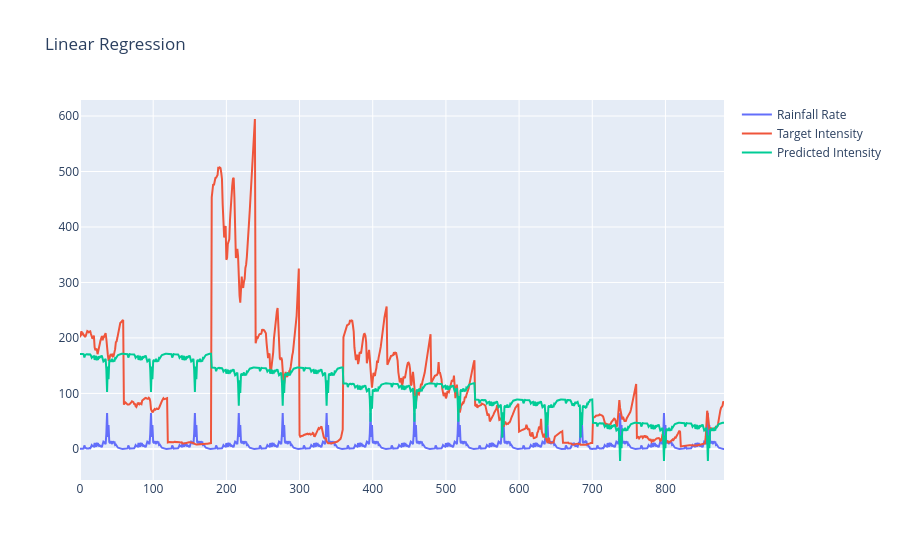
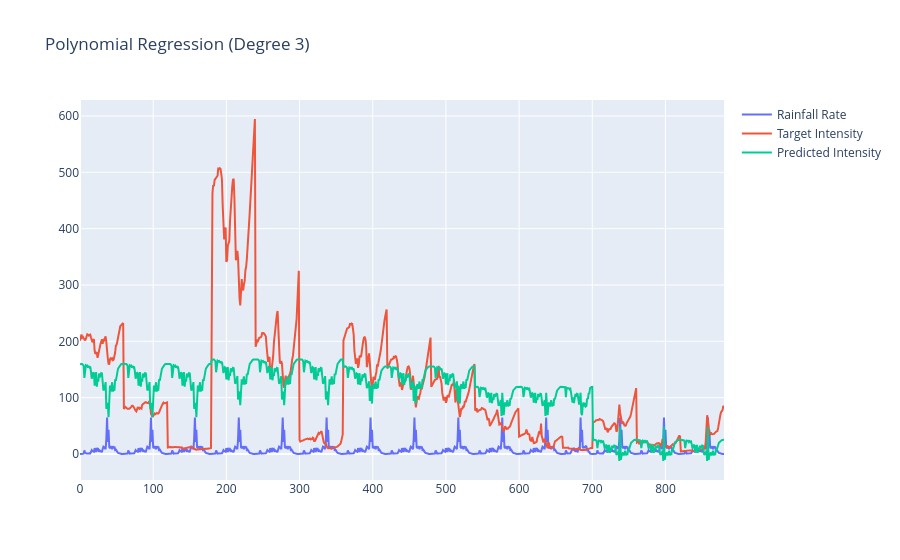
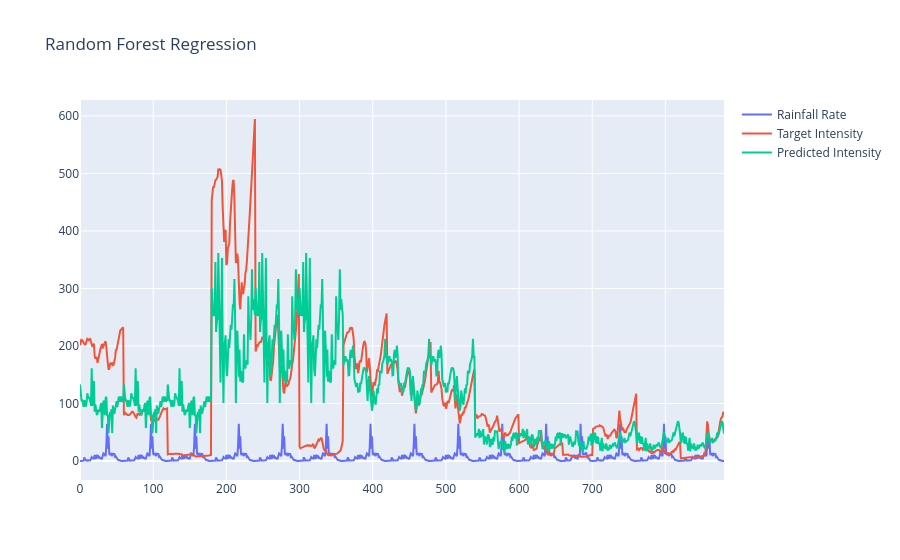
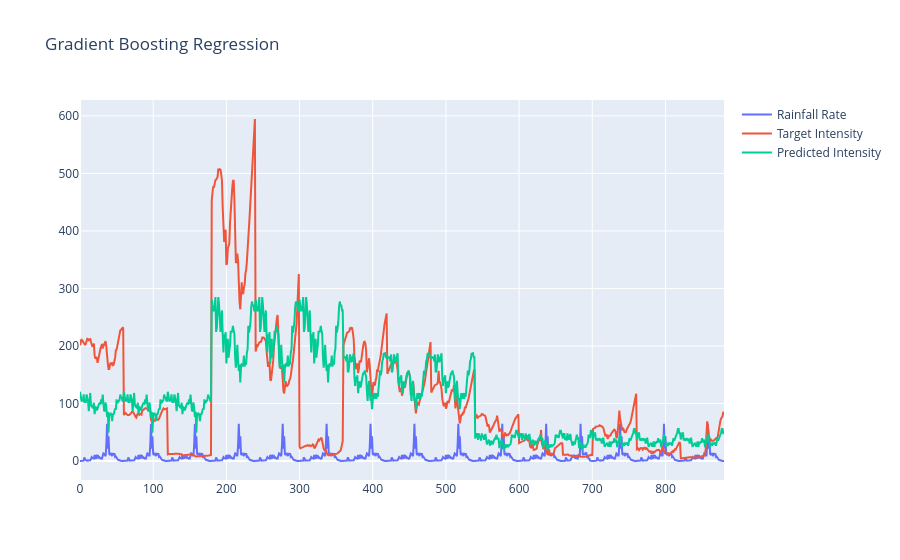

Here is the notebook cell these charts were saved with, in order:
### Code cell
# Feature Engineering
# regression_data['rainfall_rate_squared'] = df['rainfall_rate']**2
# df['range_squared'] = df['range']**2
# df['interaction'] = df['rainfall_rate'] * df['range']

# Define features and target
X = regression_data[
    ["rainfall_rate", "distance"]  ###### reflectiviy!!!!!
]  # , 'range', 'reflectivity', 'rainfall_rate_squared', 'range_squared', 'interaction']]
y = regression_data["target_intensity"]

# Split data into training and testing sets
X_train, X_test, y_train, y_test = train_test_split(X, y, test_size=0.1, random_state=42)

# List of models to evaluate
models = [
    ("Linear Regression", LinearRegression()),
    ("Polynomial Regression (Degree 3)", make_pipeline(PolynomialFeatures(degree=2), LinearRegression())),
    ("Random Forest Regression", RandomForestRegressor(n_estimators=100, random_state=42)),
    ("Gradient Boosting Regression", GradientBoostingRegressor(n_estimators=100, random_state=42)),
    ("Support Vector Regression", make_pipeline(StandardScaler(), SVR(kernel="rbf"))),
]

# Loop over models and evaluate
results = []
for name, model in models:
    model.fit(X_train, y_train)
    y_pred = model.predict(X_test)

    mse = mean_squared_error(y_test, y_pred)
    rmse = np.sqrt(mse)
    r2 = r2_score(y_test, y_pred)

    results.append((name, rmse, r2))

    print(f"{name} - RMSE: {rmse}, R-squared: {r2}")

    # Plot the results
    fig = go.Figure()
    fig.add_trace(
        go.Scatter(
            x=np.arange(len(regression_data)), y=regression_data["rainfall_rate"], mode="lines", name="Rainfall Rate"
        )
    )
    fig.add_trace(
        go.Scatter(
            x=np.arange(len(regression_data)),
            y=y,
            mode="lines",
            name="Target Intensity",
            text=regression_data["target"],
        )
    )
    fig.add_trace(
        go.Scatter(x=np.arange(len(regression_data)), y=model.predict(X), mode="lines", name="Predicted Intensity")
    )
    fig.update_layout(title=name)
    fig.show()


# Summarize results
for name, rmse, r2 in results:
    print(f"{name} - RMSE: {rmse:.4f}, R-squared: {r2:.4f}")

### Figure 1 — Plotly figure (JSON) as saved in the notebook; plotly's stock layout.template omitted (floating-point values rounded to 4 significant figures; data arrays with more than 128 entries replaced by an {"elided": "..."} marker saying what was removed)
{"data": [{"mode": "lines", "name": "Rainfall Rate", "type": "scatter", "x": {"elided": "881 int values"}, "y": {"elided": "881 float values"}}, {"mode": "lines", "name": "Target Intensity", "text": {"elided": "881 str values"}, "type": "scatter", "x": {"elided": "881 int values"}, "y": {"elided": "881 float values"}}, {"mode": "lines", "name": "Predicted Intensity", "type": "scatter", "x": {"elided": "881 int values"}, "y": {"elided": "881 float values"}}], "layout": {"title": {"text": "Linear Regression"}}}

### Figure 2 — Plotly figure (JSON) as saved in the notebook; plotly's stock layout.template omitted (floating-point values rounded to 4 significant figures; data arrays with more than 128 entries replaced by an {"elided": "..."} marker saying what was removed)
{"data": [{"mode": "lines", "name": "Rainfall Rate", "type": "scatter", "x": {"elided": "881 int values"}, "y": {"elided": "881 float values"}}, {"mode": "lines", "name": "Target Intensity", "text": {"elided": "881 str values"}, "type": "scatter", "x": {"elided": "881 int values"}, "y": {"elided": "881 float values"}}, {"mode": "lines", "name": "Predicted Intensity", "type": "scatter", "x": {"elided": "881 int values"}, "y": {"elided": "881 float values"}}], "layout": {"title": {"text": "Polynomial Regression (Degree 3)"}}}

### Figure 3 — Plotly figure (JSON) as saved in the notebook; plotly's stock layout.template omitted (floating-point values rounded to 4 significant figures; data arrays with more than 128 entries replaced by an {"elided": "..."} marker saying what was removed)
{"data": [{"mode": "lines", "name": "Rainfall Rate", "type": "scatter", "x": {"elided": "881 int values"}, "y": {"elided": "881 float values"}}, {"mode": "lines", "name": "Target Intensity", "text": {"elided": "881 str values"}, "type": "scatter", "x": {"elided": "881 int values"}, "y": {"elided": "881 float values"}}, {"mode": "lines", "name": "Predicted Intensity", "type": "scatter", "x": {"elided": "881 int values"}, "y": {"elided": "881 float values"}}], "layout": {"title": {"text": "Random Forest Regression"}}}

### Figure 4 — Plotly figure (JSON) as saved in the notebook; plotly's stock layout.template omitted (floating-point values rounded to 4 significant figures; data arrays with more than 128 entries replaced by an {"elided": "..."} marker saying what was removed)
{"data": [{"mode": "lines", "name": "Rainfall Rate", "type": "scatter", "x": {"elided": "881 int values"}, "y": {"elided": "881 float values"}}, {"mode": "lines", "name": "Target Intensity", "text": {"elided": "881 str values"}, "type": "scatter", "x": {"elided": "881 int values"}, "y": {"elided": "881 float values"}}, {"mode": "lines", "name": "Predicted Intensity", "type": "scatter", "x": {"elided": "881 int values"}, "y": {"elided": "881 float values"}}], "layout": {"title": {"text": "Gradient Boosting Regression"}}}
